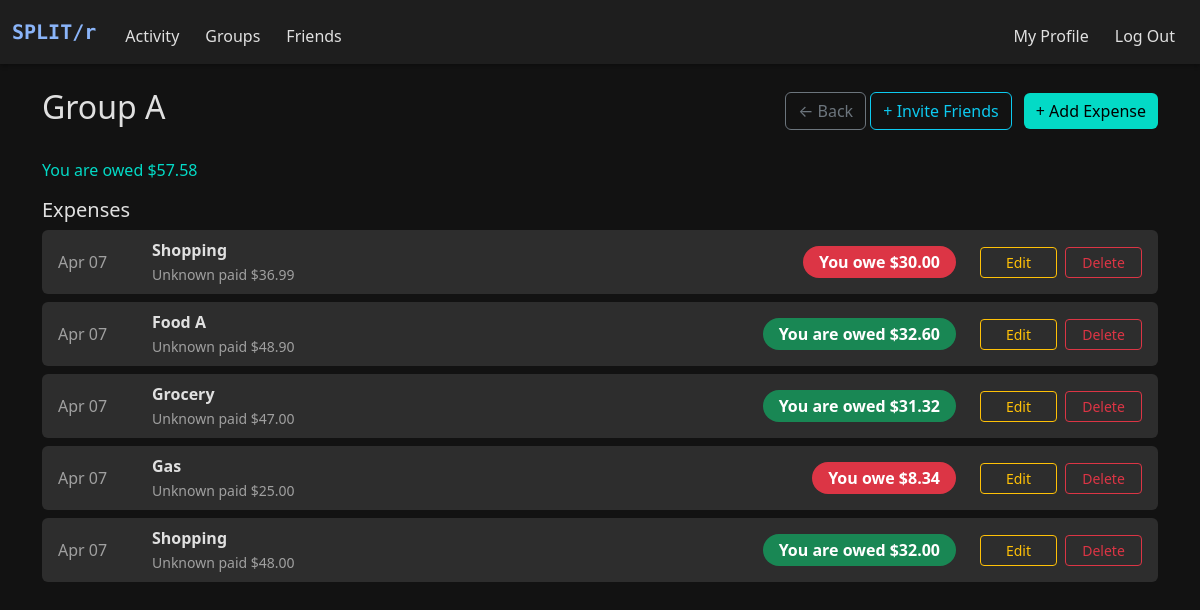
The page /group/3 (signed in) on the database as committed earlier.
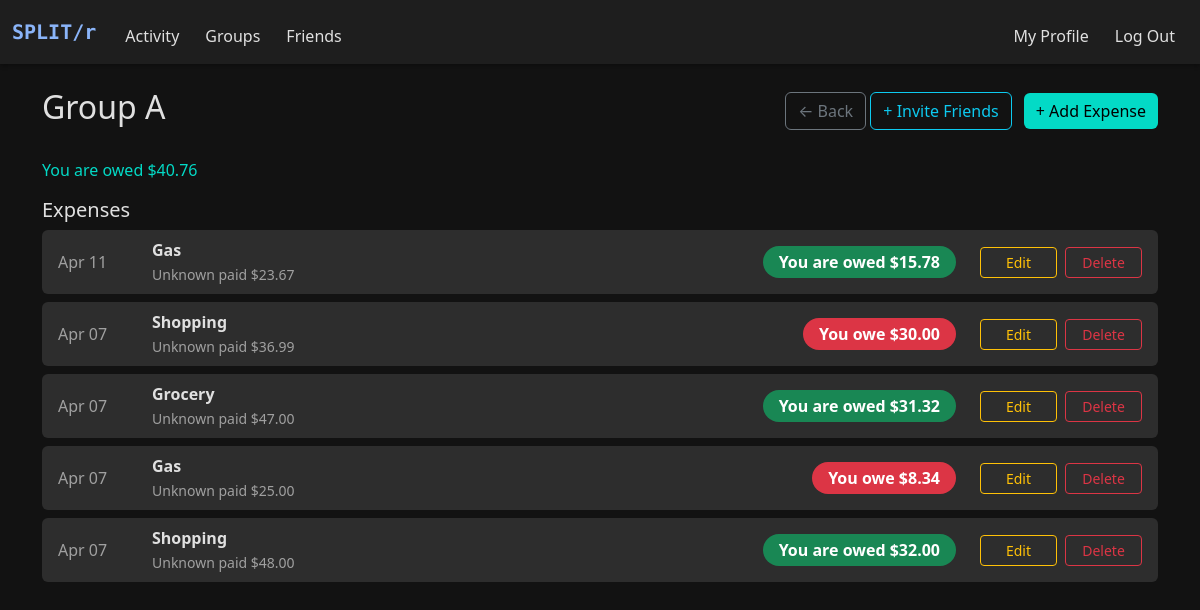
The same page on the database as committed later.
### models.py (models this page shows, shortened)
class Group(db.Model):
    __tablename__ = "groups"
    id = db.Column(db.Integer, primary_key=True)
    name = db.Column(db.String(100), nullable=True)
    is_friend_group = db.Column(db.Boolean, default=False)
    users = db.relationship(
        "User", secondary="group_members", backref="groups")
    expenses = db.relationship("Expense", backref="group", lazy=True)
    def user_is_member(self, user_id):
        return any(user.id == user_id for user in self.users)
    def get_group_expenses(self):
        return (
            Expense.query.filter_by(group_id=self.id)
            .order_by(Expense.timestamp.desc())
            .all()
        )
    def get_user_balance(self, user_id):
        balance = 0.0
        for expense in self.expenses:
            for split in expense.splits:
                if split.user_id == user_id:
                    balance -= split.amount
            if expense.paid_by_id == user_id:
                balance += expense.amount
        return balance

class Expense(db.Model):
    __tablename__ = "expenses"
    id = db.Column(db.Integer, primary_key=True)
    description = db.Column(db.String(120))
    amount = db.Column(db.Float)
    paid_by_id = db.Column(db.Integer, db.ForeignKey("users.id"))
    group_id = db.Column(db.Integer, db.ForeignKey("groups.id"), nullable=True)
    timestamp = db.Column(db.DateTime, default=datetime.now)
    splits = db.relationship("ExpenseSplit", backref="expense", lazy=True)

class ExpenseSplit(db.Model):
    __tablename__ = "expense_split"
    id = db.Column(db.Integer, primary_key=True)
    expense_id = db.Column(db.Integer, db.ForeignKey("expenses.id"))
    user_id = db.Column(db.Integer, db.ForeignKey("users.id"))
    amount = db.Column(db.Float)

### app.py (the view)
@app.route('/group/<int:group_id>')
@login_required
def group_page(group_id):
    group = Group.query.get_or_404(group_id)
    current_user_id = session.get("user_id")
    if not group.user_is_member(current_user_id):
        flash("You do not have access to this group.", "danger")
        return redirect("/groups")
    expenses = group.get_group_expenses()
    balance = group.get_user_balance(current_user_id)
    return render_template(
        "group.html", group=group, expenses=expenses, balance=balance)

### helper.py (called while the page is built)
def login_required(f):
    @wraps(f)
    def decorated_function(*args, **kwargs):
        if "user_id" not in session:
            flash("You must be logged in to view this page.", "danger")
            return redirect("/login")
        return f(*args, **kwargs)
    return decorated_function

def currency(amount, currency_code=None):
    symbols = {
        "USD": "$",
        "EUR": "€",
        "INR": "₹",
        "GBP": "£",
        "JPY": "¥",
    }
    currency_code = (currency_code or
                     current_app.config.get("DEFAULT_CURRENCY", "USD")).upper()
    symbol = symbols.get(currency_code, "")
    return f"{symbol}{amount:,.2f}"

### templates/group.html (shortened to what this page needs)
{% extends "layout.html" %}
{% block main %}
<div class="container py-4">
    <div class="d-flex justify-content-between align-items-center mb-4">
        <h2>{{ group.name }}</h2>
        <div>
            <a href="/groups" class="btn btn-outline-secondary">← Back</a>
            <a href="{{ url_for('invite_friends', group_id=group.id) }}" class="btn btn-outline-info me-2">+ Invite Friends</a>
            <a href="{{ url_for('add_group_expense', group_id=group.id) }}" class="btn btn-success">+ Add Expense</a>
        </div>
    </div>
    {% if balance < 0 %}
        <p class="text-danger-custom">You owe {{ currency(-balance) }}</p>
    {% elif balance > 0 %}
        <p class="text-success-custom">You are owed {{ currency(balance) }}</p>
    {% else %}
        <p class="text-secondary-custom">All settled up in this group!</p>
    {% endif %}
    {% include "expense_list.html" %}
</div>
{% endblock %}

### templates/layout.html (shortened to what this page needs)
<!DOCTYPE html>
<html lang="en">
<head>
    <link href="https://cdn.jsdelivr.net/npm/bootstrap@5.3.3/dist/css/bootstrap.min.css" rel="stylesheet">
    <link href="/static/style.css" rel="stylesheet">
</head>
<body>
    <nav class="navbar navbar-expand-md">
        <div class="container-fluid">
            <a class="navbar-brand space-mono" href="/">SPLIT/r</a>
            <div class="collapse navbar-collapse" id="navbar">
                {% if session["user_id"] %}
                    <ul class="navbar-nav me-auto mt-2">
                        <li class="nav-item"><a class="nav-link" href="/history">Activity</a></li>
                        <li class="nav-item"><a class="nav-link" href="/groups">Groups</a></li>
                        <li class="nav-item"><a class="nav-link" href="/friends">Friends</a></li>
                    </ul>
                    <ul class="navbar-nav ms-auto mt-2">
                        <li class="nav-item"><a class="nav-link" href="/profile">My Profile</a></li>
                        <li class="nav-item"><a class="nav-link" href="/logout">Log Out</a></li>
                    </ul>
                {% else %}
                    <ul class="navbar-nav ms-auto mt-2">
                        <li class="nav-item"><a class="nav-link" href="/register">Register</a></li>
                        <li class="nav-item"><a class="nav-link" href="/login">Log In</a></li>
                    </ul>
                {% endif %}
            </div>
        </div>
    </nav>
    <main>
        {% block main %}{% endblock %}
    </main>
</body>
</html>

### templates/expense_list.html
<h5>Expenses</h5>
{% if expenses %}
    <ul class="list-unstyled">
        {% for expense in expenses %}
            {% set is_payer = expense.paid_by_id == session["user_id"] %}
            {% set user_split = expense.splits | selectattr("user_id", "equalto", session["user_id"]) | list %}
            {% set you_owe = user_split[0].amount if user_split else 0 %}
            {% set payer_name = expense.paid_by.name if expense.paid_by else "Unknown" %}
            <li class="mb-2 px-3 py-2 rounded" style="background-color: var(--dark-tertiary);">
                <div class="d-flex align-items-center justify-content-between flex-wrap gap-2">
                    <div class="text-muted-custom me-3" style="min-width: 70px; white-space: nowrap;">
                        {{ expense.timestamp.strftime('%b %d') }}
                    </div>
                    <div class="flex-grow-1 me-3">
                        <strong>{{ expense.description }}</strong><br>
                        <small class="text-muted-custom">{{ payer_name }} paid {{ currency(expense.amount) }}</small>
                    </div>
                    <div class="text-center me-3" style="white-space: nowrap;">
                        {% if is_payer %}
                            <span class="badge bg-success rounded-pill px-3 py-2 fs-6">You are owed {{ currency(expense.amount - you_owe) }}</span>
                        {% else %}
                            <span class="badge bg-danger rounded-pill px-3 py-2 fs-6">You owe {{ currency(you_owe) }}</span>
                        {% endif %}
                    </div>
                    <div class="row gx-2" style="min-width: 170px;">
                        <div class="col">
                            <a href="{{ url_for('edit_group_expense', group_id=group.id, expense_id=expense.id) }}"
                               class="btn btn-outline-warning btn-sm w-100">Edit</a>
                        </div>
                        <div class="col">
                            <form action="{{ url_for('delete_group_expense', group_id=group.id, expense_id=expense.id) }}"
                                  method="POST" onsubmit="return confirm('Delete this expense?');">
                                <button type="submit" class="btn btn-outline-danger btn-sm w-100">Delete</button>
                            </form>
                        </div>
                    </div>
                </div>
            </li>
        {% endfor %}
    </ul>
{% else %}
    <p class="text-muted-custom">No expenses added yet.</p>
{% endif %}

### static/style.css (style rules this page uses)
:root { --dark-bg: #121212; --dark-secondary: #1e1e1e; --dark-tertiary: #2d2d2d; --text-primary: #e0e0e0; --text-secondary: #a0a0a0; --accent-color: #8ab4f8; --danger-color: #cf6679; --success-color: #03dac6; }
html, body { height: 100%; margin: 0; padding: 0; background-color: var(--dark-bg); color: var(--text-primary); display: flex; flex-direction: column; }
main { flex: 1; display: flex; align-items: stretch; }
.space-mono { font-family: 'Space Mono', monospace; }
body { background-color: var(--dark-bg); color: var(--text-primary); min-height: 100vh; display: flex; flex-direction: column; }
.text-success-custom { color: var(--success-color) !important; }
.text-muted-custom { color: var(--text-secondary) !important; }
.navbar { background-color: var(--dark-secondary); box-shadow: 0 2px 4px rgba(0, 0, 0, 0.3); }
.navbar-brand { color: var(--accent-color); font-weight: bold; }
.nav-link { color: var(--text-primary); margin: 0 5px; transition: color 0.3s; }
.btn-primary, .btn-danger, .btn-success { border: none; }
.btn-success { background-color: var(--success-color); color: #000; }

Rows that differ between the two databases and show on the page:
removed Expense: timestamp "Apr 07", description "Food A", payer_name "Unknown", amount "$48.90", currency(expense.amount-you_owe) "$32.60"
added Expense: timestamp "Apr 11", description "Gas", payer_name "Unknown", amount "$23.67", currency(expense.amount-you_owe) "$15.78"
Other text that changed with them:
{{ currency(balance) }}: "$57.58" → "$40.76"
